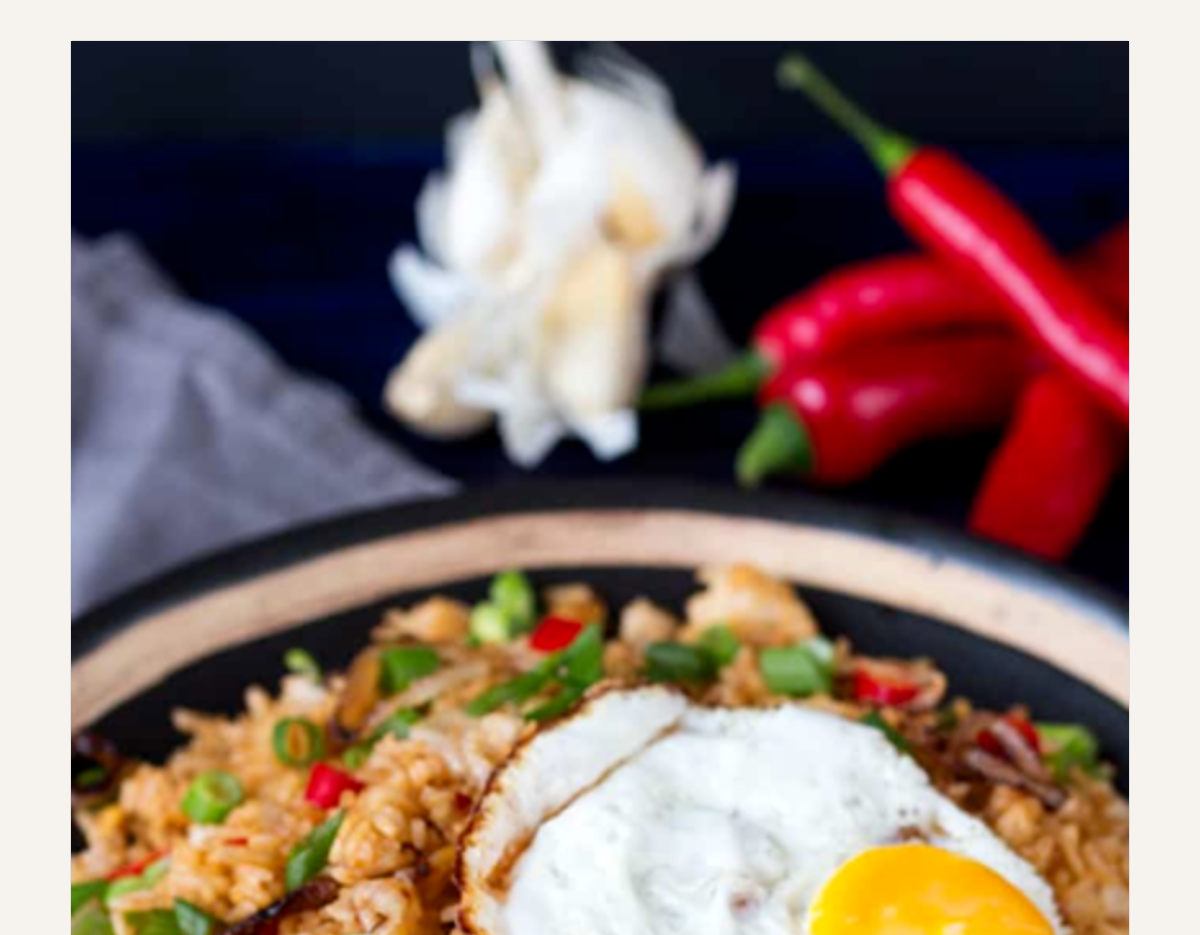
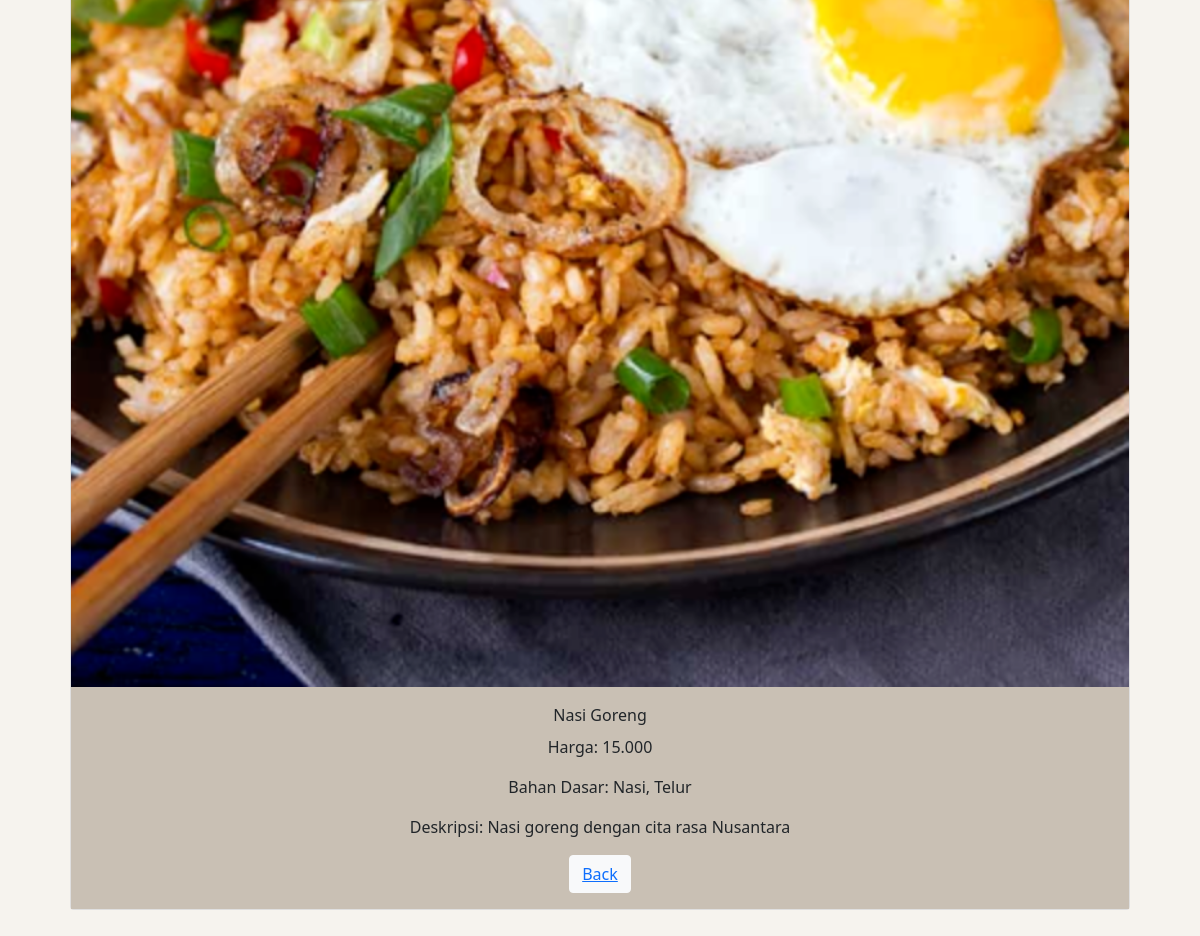
The app's page /php/detail.php?id=1 with its own data (2 pictures, top to bottom).
### tables this page shows
CREATE TABLE `food` (
  `id` int(11) NOT NULL,
  `nama` varchar(100) NOT NULL,
  `harga` char(9) NOT NULL,
  `bahan_dasar` varchar(100) NOT NULL,
  `deskripsi` varchar(100) NOT NULL,
  `gambar` varchar(200) NOT NULL
);

### php/functions.php (called while the page is built, shortened)
<?php
function koneksi()
{
    $conn = mysqli_connect("localhost", "root", "") or die("koneksi ke DB gagal");
    mysqli_select_db($conn, "tubes_203040160") or die("Database Salah");
    return $conn;
}
function query($sql)
{
    $conn = koneksi();
    $result = mysqli_query($conn, $sql);
    $rows = [];
    while ($row = mysqli_fetch_assoc($result)) {
        $rows[] = $row;
    }
    return $rows;
}

### php/detail.php (the view, shortened to what this page needs)
<?php
require 'functions.php';
$id = $_GET['id'];
$food = query("SELECT * FROM food WHERE id = $id")[0];
?>
<!DOCTYPE html>
<html lang="en">
<head>
    <link rel="stylesheet" href="bootstrap/css/bootstrap.min.css">
<body style="background-color: #F6F3EE;">
    <div class="container" style="padding: 40px;">
        <div class="card mb-4">
            <img src="../assets/img/<?= $food["gambar"]; ?>">
            <div class="card-body" style="text-align: center; background-color: #C9C0B4;">
                <p class="card-title bold"><?= $food["nama"]; ?></p>
                <p class="card-text">Harga: <?= $food["harga"]; ?></p>
                <p class="card-text">Bahan Dasar: <?= $food["bahan_dasar"]; ?></p>
                <p class="card-text">Deskripsi: <?= $food["deskripsi"]; ?></p>
                <button class="btn btn-light" style=" text-decoration:none;"><a href="../index.php">Back</a></button>
            </div>
        </div>
    </div>
</html>
</html>

### records on screen
food: gambar (picture), nama "Nasi Goreng", harga "15.000", bahan_dasar "Nasi, Telur", deskripsi "Nasi goreng dengan cita rasa Nusantara"
